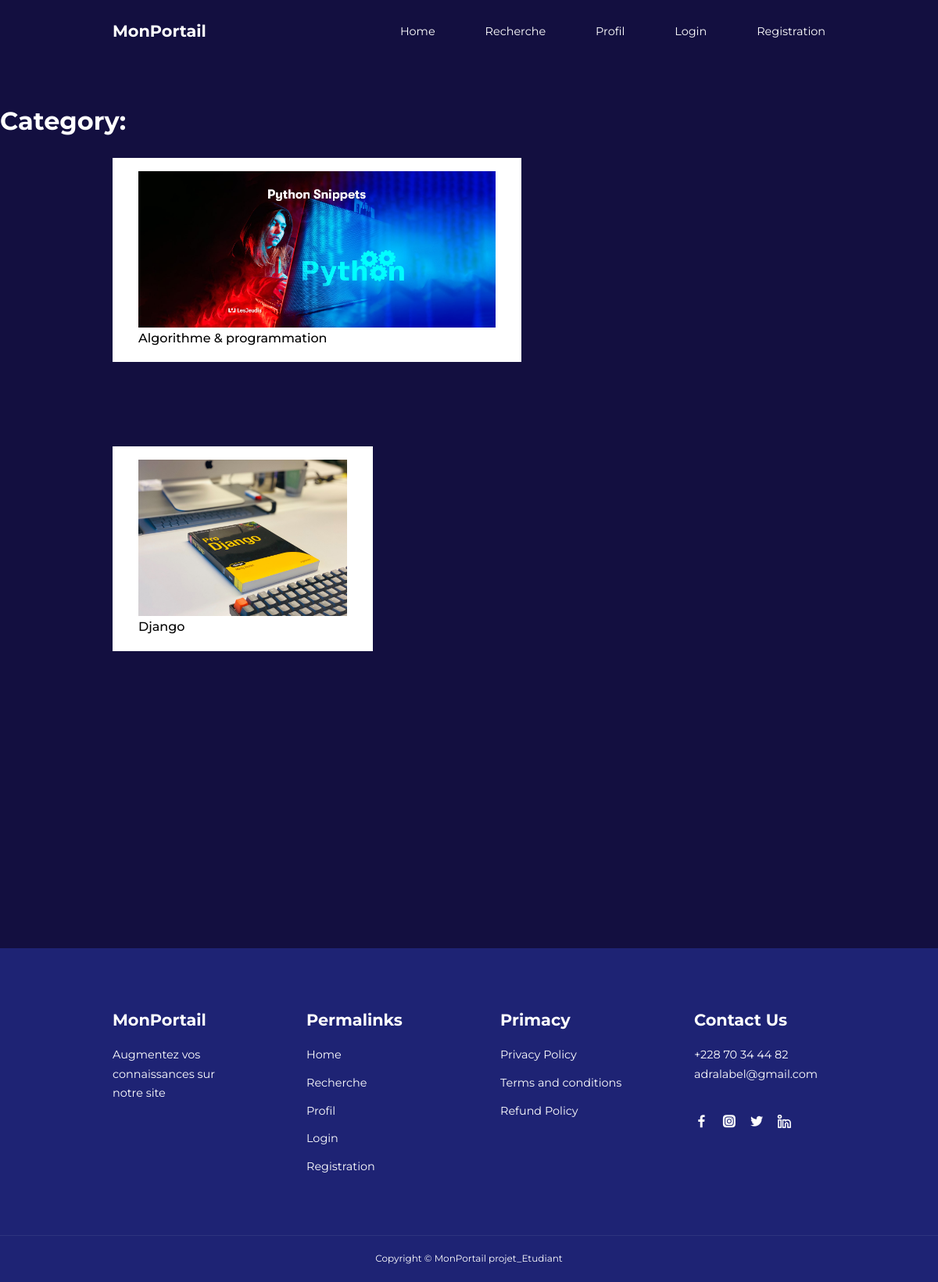
/categorie_detail/ALPG, run on the app's committed database.
### app_partiel/models.py (models this page shows, shortened)
class Matiere(models.Model):
    title=models.CharField(max_length=100)
    description=models.TextField()
    category=models.CharField(choices=List_Matiere, max_length=5)
    mat_image=models.ImageField(upload_to='Cours')

### app_partiel/views.py (the view)
# urls.py: path('categorie_detail/<slug:val>',Categorie_detailView.as_view(),name='detail'),
class Categorie_detailView(View):
    def get(self,request,val):
        matiere=Matiere.objects.filter(category=val)
        titre=Matiere.objects.filter(category=val).values('title')
        return render(request,"app/categorie_detail.html",locals())

### app_partiel/templates/app/categorie_detail.html (shortened to what this page needs)
{% extends 'app/base.html' %}
{% load static %}
{% block main-content %}
<br><br><br><br><br>
<h2>Category:  </h2>
<br>
<div class="container my-5">
    <div class="row ">
        <div class="col-sm-9">
            <div class="row">
                {% for mat in matiere %}
                    <div class="col text-center mb-4">
                        <a href="{% url 'coursdetail' mat.id %}" class="btn">
                        <div>
                            <img src="{{mat.mat_image.url}}" width="300px" height="200px" />
                            <div class="fw-bold">{{mat.title}}</div>
                        </div>
                        </a>
                    </div>
                <br><br>
                <br><br>
                {% endfor %}
            </div>
        </div>
    </div>
</div>
<br><br><br><br><br><br><br><br><br><br>
{% endblock main-content %}

### app_partiel/static/app/css/style1.css (style rules this page uses)
* { margin:0; padding:0; border:0; outline:0; text-decoration: none; list-style:none; box-sizing:border-box; }
:root { --color-primary:#0c0942; --color-success:#00bf8e; --color-warning:#f7c94b; --color-danger:#f75842; --color-danger-variant:rgba(247,88,66,0.4); --color-white:#fff; --color-light:rgba(255,255,255,0.7); --color-black:#000; --color-bg:#130f40; --color-bg1:#1e2374; --color-bg2:#2d337e; --container-width-lg:76%; --container-width-md:90%; --container-wdth-sm:94%; --transition:all 400ms ease; }
body { font-family: 'Montserrat', sans-serif; line-height:1.7; color:var(--color-white); background-color:var(--color-bg); }
.container { width:var(--container-width-lg); margin:0 auto; }
h1,h2,h3,h4,h5 { line-height: 1.2; }
h2 { font-size:2rem; }
a { color: var(--color-white); }
img { width:100%; display:block; object-fit:cover; }
.btn { display:inline-block; background:var(--color-white); color: var(--color-black); padding: 1rem 2rem; border:1px solid transparent; font-weight:500; transition:var(--transition); }

### data on the page
Matiere: mat_image (picture), title "Algorithme & programmation"
Matiere: mat_image (picture), title "Django"
